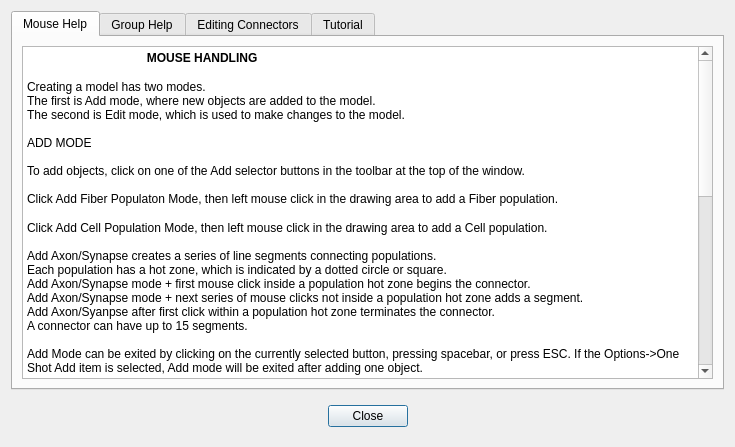
<?xml version="1.0" encoding="UTF-8"?>
<ui version="4.0">
 <class>HelpBox</class>
 <widget class="QDialog" name="HelpBox">
  <property name="geometry">
   <rect>
    <x>0</x>
    <y>0</y>
    <width>735</width>
    <height>447</height>
   </rect>
  </property>
  <property name="windowTitle">
   <string>Help</string>
  </property>
  <layout class="QVBoxLayout" name="verticalLayout">
   <item>
    <widget class="QTabWidget" name="helpTab">
     <property name="currentIndex">
      <number>0</number>
     </property>
     <property name="tabBarAutoHide">
      <bool>false</bool>
     </property>
     <widget class="QWidget" name="mouseTab">
      <attribute name="title">
       <string>Mouse Help</string>
      </attribute>
      <layout class="QVBoxLayout" name="verticalLayout_2">
       <item>
        <widget class="QTextBrowser" name="helpText">
         <property name="enabled">
          <bool>true</bool>
         </property>
         <property name="html">
          <string>&lt;!DOCTYPE HTML PUBLIC &quot;-//W3C//DTD HTML 4.0//EN&quot; &quot;http://www.w3.org/TR/REC-html40/strict.dtd&quot;&gt;
&lt;html&gt;&lt;head&gt;&lt;meta name=&quot;qrichtext&quot; content=&quot;1&quot; /&gt;&lt;style type=&quot;text/css&quot;&gt;
p, li { white-space: pre-wrap; }
&lt;/style&gt;&lt;/head&gt;&lt;body style=&quot; font-family:'Sans'; font-size:10pt; font-weight:400; font-style:normal;&quot;&gt;
&lt;p style=&quot; margin-top:0px; margin-bottom:0px; margin-left:0px; margin-right:0px; -qt-block-indent:0; text-indent:0px;&quot;&gt;&lt;span style=&quot; font-family:'monospace'; font-size:9pt; font-weight:600; color:#000000; background-color:#ffffff;&quot;&gt;                                    MOUSE HANDLING &lt;/span&gt;&lt;span style=&quot; font-family:'monospace'; font-size:9pt;&quot;&gt;&lt;br /&gt;&lt;/span&gt;&lt;/p&gt;
&lt;p style=&quot; margin-top:0px; margin-bottom:0px; margin-left:0px; margin-right:0px; -qt-block-indent:0; text-indent:0px;&quot;&gt;&lt;span style=&quot; font-family:'monospace'; font-size:9pt;&quot;&gt;Creating a model has two modes.&lt;/span&gt;&lt;/p&gt;
&lt;p style=&quot; margin-top:0px; margin-bottom:0px; margin-left:0px; margin-right:0px; -qt-block-indent:0; text-indent:0px;&quot;&gt;&lt;span style=&quot; font-family:'monospace'; font-size:9pt;&quot;&gt;The first is Add mode, where new objects are added to the model.&lt;/span&gt;&lt;/p&gt;
&lt;p style=&quot; margin-top:0px; margin-bottom:0px; margin-left:0px; margin-right:0px; -qt-block-indent:0; text-indent:0px;&quot;&gt;&lt;span style=&quot; font-family:'monospace'; font-size:9pt;&quot;&gt;The second is Edit mode, which is used to make changes to the model.&lt;/span&gt;&lt;/p&gt;
&lt;p style=&quot;-qt-paragraph-type:empty; margin-top:0px; margin-bottom:0px; margin-left:0px; margin-right:0px; -qt-block-indent:0; text-indent:0px; font-family:'monospace'; font-size:9pt;&quot;&gt;&lt;br /&gt;&lt;/p&gt;
&lt;p style=&quot; margin-top:0px; margin-bottom:0px; margin-left:0px; margin-right:0px; -qt-block-indent:0; text-indent:0px;&quot;&gt;&lt;span style=&quot; font-family:'monospace'; font-size:9pt;&quot;&gt;ADD MODE&lt;/span&gt;&lt;/p&gt;
&lt;p style=&quot;-qt-paragraph-type:empty; margin-top:0px; margin-bottom:0px; margin-left:0px; margin-right:0px; -qt-block-indent:0; text-indent:0px; font-family:'monospace'; font-size:9pt;&quot;&gt;&lt;br /&gt;&lt;/p&gt;
&lt;p style=&quot; margin-top:0px; margin-bottom:0px; margin-left:0px; margin-right:0px; -qt-block-indent:0; text-indent:0px;&quot;&gt;&lt;span style=&quot; font-family:'monospace'; font-size:9pt;&quot;&gt;To add objects, click on one of the Add selector buttons in the toolbar at the top of the window.&lt;/span&gt;&lt;/p&gt;
&lt;p style=&quot;-qt-paragraph-type:empty; margin-top:0px; margin-bottom:0px; margin-left:0px; margin-right:0px; -qt-block-indent:0; text-indent:0px; font-family:'monospace'; font-size:9pt;&quot;&gt;&lt;br /&gt;&lt;/p&gt;
&lt;p style=&quot; margin-top:0px; margin-bottom:0px; margin-left:0px; margin-right:0px; -qt-block-indent:0; text-indent:0px;&quot;&gt;&lt;span style=&quot; font-family:'monospace'; font-size:9pt;&quot;&gt;Click Add Fiber Populaton Mode, then left mouse click in the drawing area to add a Fiber population.&lt;/span&gt;&lt;/p&gt;
&lt;p style=&quot;-qt-paragraph-type:empty; margin-top:0px; margin-bottom:0px; margin-left:0px; margin-right:0px; -qt-block-indent:0; text-indent:0px;&quot;&gt;&lt;br /&gt;&lt;/p&gt;
&lt;p style=&quot; margin-top:0px; margin-bottom:0px; margin-left:0px; margin-right:0px; -qt-block-indent:0; text-indent:0px;&quot;&gt;&lt;span style=&quot; font-family:'monospace'; font-size:9pt;&quot;&gt;Click Add Cell Population Mode, then left mouse click in the drawing area to add a Cell population. &lt;/span&gt;&lt;/p&gt;
&lt;p style=&quot;-qt-paragraph-type:empty; margin-top:0px; margin-bottom:0px; margin-left:0px; margin-right:0px; -qt-block-indent:0; text-indent:0px; font-family:'monospace'; font-size:9pt;&quot;&gt;&lt;br /&gt;&lt;/p&gt;
&lt;p style=&quot; margin-top:0px; margin-bottom:0px; margin-left:0px; margin-right:0px; -qt-block-indent:0; text-indent:0px;&quot;&gt;&lt;span style=&quot; font-family:'monospace'; font-size:9pt;&quot;&gt;Add Axon/Synapse creates a series of line segments connecting populations.&lt;/span&gt;&lt;/p&gt;
&lt;p style=&quot; margin-top:0px; margin-bottom:0px; margin-left:0px; margin-right:0px; -qt-block-indent:0; text-indent:0px;&quot;&gt;&lt;span style=&quot; font-family:'monospace'; font-size:9pt;&quot;&gt;Each population has a hot zone, which is indicated by a dotted circle or square.&lt;/span&gt;&lt;/p&gt;
&lt;p style=&quot; margin-top:0px; margin-bottom:0px; margin-left:0px; margin-right:0px; -qt-block-indent:0; text-indent:0px;&quot;&gt;&lt;span style=&quot; font-family:'monospace'; font-size:9pt;&quot;&gt;Add Axon/Synapse mode + first mouse click inside a population hot zone begins the connector.&lt;/span&gt;&lt;/p&gt;
&lt;p style=&quot; margin-top:0px; margin-bottom:0px; margin-left:0px; margin-right:0px; -qt-block-indent:0; text-indent:0px;&quot;&gt;&lt;span style=&quot; font-family:'monospace'; font-size:9pt;&quot;&gt;Add Axon/Synapse mode + next series of mouse clicks not inside a population hot zone adds a segment.&lt;/span&gt;&lt;/p&gt;
&lt;p style=&quot; margin-top:0px; margin-bottom:0px; margin-left:0px; margin-right:0px; -qt-block-indent:0; text-indent:0px;&quot;&gt;&lt;span style=&quot; font-family:'monospace'; font-size:9pt;&quot;&gt;Add Axon/Syanpse after first click within a population hot zone terminates the connector.&lt;/span&gt;&lt;/p&gt;
&lt;p style=&quot; margin-top:0px; margin-bottom:0px; margin-left:0px; margin-right:0px; -qt-block-indent:0; text-indent:0px;&quot;&gt;&lt;span style=&quot; font-family:'monospace'; font-size:9pt;&quot;&gt;A connector can have up to 15 segments.&lt;/span&gt;&lt;/p&gt;
&lt;p style=&quot;-qt-paragraph-type:empty; margin-top:0px; margin-bottom:0px; margin-left:0px; margin-right:0px; -qt-block-indent:0; text-indent:0px; font-family:'monospace'; font-size:9pt;&quot;&gt;&lt;br /&gt;&lt;/p&gt;
&lt;p style=&quot; margin-top:0px; margin-bottom:0px; margin-left:0px; margin-right:0px; -qt-block-indent:0; text-indent:0px;&quot;&gt;&lt;span style=&quot; font-family:'monospace'; font-size:9pt;&quot;&gt;Add Mode can be exited by clicking on the currently selected button, pressing spacebar, or press ESC. If the Options-&amp;gt;One Shot Add item is selected, Add mode will be exited after adding one object.&lt;/span&gt;&lt;/p&gt;
&lt;p style=&quot;-qt-paragraph-type:empty; margin-top:0px; margin-bottom:0px; margin-left:0px; margin-right:0px; -qt-block-indent:0; text-indent:0px; font-family:'monospace'; font-size:9pt;&quot;&gt;&lt;br /&gt;&lt;/p&gt;
&lt;p style=&quot; margin-top:0px; margin-bottom:0px; margin-left:0px; margin-right:0px; -qt-block-indent:0; text-indent:0px;&quot;&gt;&lt;span style=&quot; font-family:'monospace'; font-size:9pt;&quot;&gt;EDIT MODE&lt;/span&gt;&lt;/p&gt;
&lt;p style=&quot;-qt-paragraph-type:empty; margin-top:0px; margin-bottom:0px; margin-left:0px; margin-right:0px; -qt-block-indent:0; text-indent:0px; font-family:'monospace'; font-size:9pt;&quot;&gt;&lt;br /&gt;&lt;/p&gt;
&lt;p style=&quot; margin-top:0px; margin-bottom:0px; margin-left:0px; margin-right:0px; -qt-block-indent:0; text-indent:0px;&quot;&gt;&lt;span style=&quot; font-family:'monospace'; font-size:9pt;&quot;&gt;Edit mode is in effect when not in Add mode.&lt;/span&gt;&lt;/p&gt;
&lt;p style=&quot;-qt-paragraph-type:empty; margin-top:0px; margin-bottom:0px; margin-left:0px; margin-right:0px; -qt-block-indent:0; text-indent:0px; font-family:'monospace'; font-size:9pt;&quot;&gt;&lt;br /&gt;&lt;/p&gt;
&lt;p style=&quot; margin-top:0px; margin-bottom:0px; margin-left:0px; margin-right:0px; -qt-block-indent:0; text-indent:0px;&quot;&gt;&lt;span style=&quot; font-family:'monospace'; font-size:9pt;&quot;&gt;Left click inside a hot zone select an object.&lt;/span&gt;&lt;/p&gt;
&lt;p style=&quot; margin-top:0px; margin-bottom:0px; margin-left:0px; margin-right:0px; -qt-block-indent:0; text-indent:0px;&quot;&gt;&lt;span style=&quot; font-family:'monospace'; font-size:9pt;&quot;&gt;Left click outside any object and moving the mouse creates a selection rectangle. Multiple objects can be selected.&lt;/span&gt;&lt;/p&gt;
&lt;p style=&quot; margin-top:0px; margin-bottom:0px; margin-left:0px; margin-right:0px; -qt-block-indent:0; text-indent:0px;&quot;&gt;&lt;span style=&quot; font-family:'monospace'; font-size:9pt;&quot;&gt;CTRL + a series of Left clicks inside an object's hot zone selects a set of objects. This is more precise than using a selection rectangle.&lt;/span&gt;&lt;/p&gt;
&lt;p style=&quot; margin-top:0px; margin-bottom:0px; margin-left:0px; margin-right:0px; -qt-block-indent:0; text-indent:0px;&quot;&gt;&lt;span style=&quot; font-family:'monospace'; font-size:9pt;&quot;&gt;Left mouse down over a selected object and moving mouse moves all of the selected objects.&lt;/span&gt;&lt;/p&gt;
&lt;p style=&quot;-qt-paragraph-type:empty; margin-top:0px; margin-bottom:0px; margin-left:0px; margin-right:0px; -qt-block-indent:0; text-indent:0px; font-family:'monospace'; font-size:9pt;&quot;&gt;&lt;br /&gt;&lt;/p&gt;
&lt;p style=&quot; margin-top:0px; margin-bottom:0px; margin-left:0px; margin-right:0px; -qt-block-indent:0; text-indent:0px;&quot;&gt;&lt;span style=&quot; font-family:'monospace'; font-size:9pt;&quot;&gt;By default, the Fiber and Cell objects are in the foreground. Use the Lines in Front button to bring the lines to the foreground. You can click on the ends of the segments and reposition them. You can not move them to other objects, they are restricted to the hot zone of the object they are attached to.&lt;/span&gt;&lt;/p&gt;
&lt;p style=&quot; margin-top:0px; margin-bottom:0px; margin-left:0px; margin-right:0px; -qt-block-indent:0; text-indent:0px;&quot;&gt;&lt;span style=&quot; font-family:'monospace'; font-size:9pt;&quot;&gt;&lt;br /&gt;Line segments can be moved by selecting a line, then clicking in the middle of a segment.&lt;/span&gt;&lt;/p&gt;
&lt;p style=&quot; margin-top:0px; margin-bottom:0px; margin-left:0px; margin-right:0px; -qt-block-indent:0; text-indent:0px;&quot;&gt;&lt;span style=&quot; font-family:'monospace'; font-size:9pt;&quot;&gt;Clicking at the end of a segment selects that point. The end of the segment can be moved by holding down the left mouse button.&lt;/span&gt;&lt;/p&gt;
&lt;p style=&quot;-qt-paragraph-type:empty; margin-top:0px; margin-bottom:0px; margin-left:0px; margin-right:0px; -qt-block-indent:0; text-indent:0px; font-family:'monospace'; font-size:9pt;&quot;&gt;&lt;br /&gt;&lt;/p&gt;
&lt;p style=&quot;-qt-paragraph-type:empty; margin-top:0px; margin-bottom:0px; margin-left:0px; margin-right:0px; -qt-block-indent:0; text-indent:0px; font-family:'monospace'; font-size:9pt;&quot;&gt;&lt;br /&gt;&lt;/p&gt;
&lt;p style=&quot; margin-top:0px; margin-bottom:0px; margin-left:0px; margin-right:0px; -qt-block-indent:0; text-indent:0px;&quot;&gt;&lt;span style=&quot; font-family:'monospace'; font-size:9pt;&quot;&gt;Mouse Wheel up and down scrolls horizontally.&lt;/span&gt;&lt;/p&gt;
&lt;p style=&quot; margin-top:0px; margin-bottom:0px; margin-left:0px; margin-right:0px; -qt-block-indent:0; text-indent:0px;&quot;&gt;&lt;span style=&quot; font-family:'monospace'; font-size:9pt;&quot;&gt;SHIFT + Mouse Wheel up and down scrolls vertically.&lt;/span&gt;&lt;/p&gt;
&lt;p style=&quot; margin-top:0px; margin-bottom:0px; margin-left:0px; margin-right:0px; -qt-block-indent:0; text-indent:0px;&quot;&gt;&lt;span style=&quot; font-family:'monospace'; font-size:9pt;&quot;&gt;SHIFT + left mouse click not over an object + mouse move scrolls the display.&lt;/span&gt;&lt;/p&gt;
&lt;p style=&quot; margin-top:0px; margin-bottom:0px; margin-left:0px; margin-right:0px; -qt-block-indent:0; text-indent:0px;&quot;&gt;&lt;span style=&quot; font-family:'monospace'; font-size:9pt;&quot;&gt;CTRL + Mouse Wheel up and down zooms in and out centered on the mouse position.&lt;/span&gt;&lt;/p&gt;
&lt;p style=&quot;-qt-paragraph-type:empty; margin-top:0px; margin-bottom:0px; margin-left:0px; margin-right:0px; -qt-block-indent:0; text-indent:0px; font-family:'monospace'; font-size:9pt;&quot;&gt;&lt;br /&gt;&lt;/p&gt;
&lt;p style=&quot;-qt-paragraph-type:empty; margin-top:0px; margin-bottom:0px; margin-left:0px; margin-right:0px; -qt-block-indent:0; text-indent:0px; font-family:'monospace'; font-size:9pt;&quot;&gt;&lt;br /&gt;&lt;/p&gt;
&lt;p style=&quot;-qt-paragraph-type:empty; margin-top:0px; margin-bottom:0px; margin-left:0px; margin-right:0px; -qt-block-indent:0; text-indent:0px; font-family:'monospace'; font-size:9pt;&quot;&gt;&lt;br /&gt;&lt;/p&gt;
&lt;p style=&quot;-qt-paragraph-type:empty; margin-top:0px; margin-bottom:0px; margin-left:0px; margin-right:0px; -qt-block-indent:0; text-indent:0px;&quot;&gt;&lt;br /&gt;&lt;/p&gt;
&lt;p style=&quot;-qt-paragraph-type:empty; margin-top:0px; margin-bottom:0px; margin-left:0px; margin-right:0px; -qt-block-indent:0; text-indent:0px; font-family:'Sans Serif'; font-size:9pt;&quot;&gt;&lt;br /&gt;&lt;/p&gt;&lt;/body&gt;&lt;/html&gt;</string>
         </property>
         <property name="placeholderText">
          <string>Help info</string>
         </property>
        </widget>
       </item>
      </layout>
     </widget>
     <widget class="QWidget" name="groupTab">
      <attribute name="title">
       <string>Group Help</string>
      </attribute>
      <layout class="QHBoxLayout" name="horizontalLayout_4">
       <item>
        <widget class="QTextBrowser" name="groupText">
         <property name="enabled">
          <bool>true</bool>
         </property>
         <property name="html">
          <string>&lt;!DOCTYPE HTML PUBLIC &quot;-//W3C//DTD HTML 4.0//EN&quot; &quot;http://www.w3.org/TR/REC-html40/strict.dtd&quot;&gt;
&lt;html&gt;&lt;head&gt;&lt;meta name=&quot;qrichtext&quot; content=&quot;1&quot; /&gt;&lt;style type=&quot;text/css&quot;&gt;
p, li { white-space: pre-wrap; }
&lt;/style&gt;&lt;/head&gt;&lt;body style=&quot; font-family:'Sans'; font-size:10pt; font-weight:400; font-style:normal;&quot;&gt;
&lt;p style=&quot; margin-top:0px; margin-bottom:0px; margin-left:0px; margin-right:0px; -qt-block-indent:0; text-indent:0px;&quot;&gt;&lt;span style=&quot; font-family:'monospace'; font-size:9pt; font-weight:600; color:#000000; background-color:#ffffff;&quot;&gt;                                   GROUPING OPERATIONS&lt;/span&gt;&lt;span style=&quot; font-family:'monospace'; font-size:9pt;&quot;&gt;&lt;br /&gt;&lt;/span&gt;&lt;/p&gt;
&lt;p style=&quot;-qt-paragraph-type:empty; margin-top:0px; margin-bottom:0px; margin-left:0px; margin-right:0px; -qt-block-indent:0; text-indent:0px; font-family:'monospace'; font-size:9pt;&quot;&gt;&lt;br /&gt;&lt;/p&gt;
&lt;p style=&quot; margin-top:0px; margin-bottom:0px; margin-left:0px; margin-right:0px; -qt-block-indent:0; text-indent:0px;&quot;&gt;&lt;span style=&quot; font-family:'Sans Serif'; font-size:9pt;&quot;&gt;Use the Group menu items to perform grouping operations.&lt;/span&gt;&lt;/p&gt;
&lt;p style=&quot;-qt-paragraph-type:empty; margin-top:0px; margin-bottom:0px; margin-left:0px; margin-right:0px; -qt-block-indent:0; text-indent:0px; font-family:'Sans Serif'; font-size:9pt;&quot;&gt;&lt;br /&gt;&lt;/p&gt;
&lt;p style=&quot; margin-top:0px; margin-bottom:0px; margin-left:0px; margin-right:0px; -qt-block-indent:0; text-indent:0px;&quot;&gt;&lt;span style=&quot; font-family:'monospace'; font-size:9pt;&quot;&gt;The main use of the group feature is to create a group from a functional subsystem of a model and then save that group to a .sndlib file.&lt;/span&gt;&lt;/p&gt;
&lt;p style=&quot; margin-top:0px; margin-bottom:0px; margin-left:0px; margin-right:0px; -qt-block-indent:0; text-indent:0px;&quot;&gt;&lt;span style=&quot; font-family:'monospace'; font-size:9pt;&quot;&gt;This can be then imported to new models. The nodes retain their group membership, and can be selected as a group and moved around.&lt;/span&gt;&lt;/p&gt;
&lt;p style=&quot;-qt-paragraph-type:empty; margin-top:0px; margin-bottom:0px; margin-left:0px; margin-right:0px; -qt-block-indent:0; text-indent:0px; font-family:'Sans Serif'; font-size:9pt;&quot;&gt;&lt;br /&gt;&lt;/p&gt;
&lt;p style=&quot; margin-top:0px; margin-bottom:0px; margin-left:0px; margin-right:0px; -qt-block-indent:0; text-indent:0px;&quot;&gt;&lt;span style=&quot; font-family:'Sans Serif'; font-size:9pt;&quot;&gt;Only Cell and Fiber nodes can be in a group.&lt;/span&gt;&lt;/p&gt;
&lt;p style=&quot; margin-top:0px; margin-bottom:0px; margin-left:0px; margin-right:0px; -qt-block-indent:0; text-indent:0px;&quot;&gt;&lt;span style=&quot; font-family:'Sans Serif'; font-size:9pt;&quot;&gt;The axon/synapse connectors are included if both endpoints are in the same group.&lt;/span&gt;&lt;/p&gt;
&lt;p style=&quot; margin-top:0px; margin-bottom:0px; margin-left:0px; margin-right:0px; -qt-block-indent:0; text-indent:0px;&quot;&gt;&lt;span style=&quot; font-family:'Sans Serif'; font-size:9pt;&quot;&gt;A node can only be in one group at a time.&lt;/span&gt;&lt;/p&gt;
&lt;p style=&quot; margin-top:0px; margin-bottom:0px; margin-left:0px; margin-right:0px; -qt-block-indent:0; text-indent:0px;&quot;&gt;&lt;span style=&quot; font-family:'Sans Serif'; font-size:9pt;&quot;&gt;If you select a single Cell or Fiber node, the group name will be listed on the parameter page.&lt;/span&gt;&lt;/p&gt;
&lt;p style=&quot;-qt-paragraph-type:empty; margin-top:0px; margin-bottom:0px; margin-left:0px; margin-right:0px; -qt-block-indent:0; text-indent:0px; font-family:'Sans Serif'; font-size:9pt;&quot;&gt;&lt;br /&gt;&lt;/p&gt;
&lt;p style=&quot; margin-top:0px; margin-bottom:0px; margin-left:0px; margin-right:0px; -qt-block-indent:0; text-indent:0px;&quot;&gt;&lt;span style=&quot; font-family:'Sans Serif'; font-size:9pt; font-weight:600;&quot;&gt;CREATE&lt;/span&gt;&lt;/p&gt;
&lt;p style=&quot; margin-top:0px; margin-bottom:0px; margin-left:0px; margin-right:0px; -qt-block-indent:0; text-indent:0px;&quot;&gt;&lt;span style=&quot; font-family:'Sans Serif'; font-size:9pt;&quot;&gt;Use the selection rectangle (Left Mouse) or CTRL-Left click to select a set of fiber and cell nodes to be included in a group.&lt;/span&gt;&lt;/p&gt;
&lt;p style=&quot; margin-top:0px; margin-bottom:0px; margin-left:0px; margin-right:0px; -qt-block-indent:0; text-indent:0px;&quot;&gt;&lt;span style=&quot; font-family:'Sans Serif'; font-size:9pt;&quot;&gt;You do not have to select axon/synapse connectors. The axons/synapse connectors that connect them will also be included in the group.&lt;/span&gt;&lt;/p&gt;
&lt;p style=&quot; margin-top:0px; margin-bottom:0px; margin-left:0px; margin-right:0px; -qt-block-indent:0; text-indent:0px;&quot;&gt;&lt;span style=&quot; font-family:'Sans Serif'; font-size:9pt;&quot;&gt;Connectors that do not have both start and end points as a member of the group will not be included.&lt;/span&gt;&lt;/p&gt;
&lt;p style=&quot; margin-top:0px; margin-bottom:0px; margin-left:0px; margin-right:0px; -qt-block-indent:0; text-indent:0px;&quot;&gt;&lt;span style=&quot; font-family:'Sans Serif'; font-size:9pt;&quot;&gt;Then select this menu item to create a group.&lt;/span&gt;&lt;/p&gt;
&lt;p style=&quot; margin-top:0px; margin-bottom:0px; margin-left:0px; margin-right:0px; -qt-block-indent:0; text-indent:0px;&quot;&gt;&lt;span style=&quot; font-family:'Sans Serif'; font-size:9pt;&quot;&gt;You will be prompted for the group name. Group names should be unique, but this is not enforced by the program.&lt;/span&gt;&lt;/p&gt;
&lt;p style=&quot; margin-top:0px; margin-bottom:0px; margin-left:0px; margin-right:0px; -qt-block-indent:0; text-indent:0px;&quot;&gt;&lt;span style=&quot; font-family:'Sans Serif'; font-size:9pt;&quot;&gt;You can add items to an existing group by selecting a group, selecting the new item, then click this menu item.&lt;/span&gt;&lt;/p&gt;
&lt;p style=&quot; margin-top:0px; margin-bottom:0px; margin-left:0px; margin-right:0px; -qt-block-indent:0; text-indent:0px;&quot;&gt;&lt;span style=&quot; font-family:'Sans Serif'; font-size:9pt;&quot;&gt; &lt;/span&gt;&lt;/p&gt;
&lt;p style=&quot; margin-top:0px; margin-bottom:0px; margin-left:0px; margin-right:0px; -qt-block-indent:0; text-indent:0px;&quot;&gt;&lt;span style=&quot; font-family:'Sans Serif'; font-size:9pt; font-weight:600;&quot;&gt;SELECT&lt;/span&gt;&lt;/p&gt;
&lt;p style=&quot; margin-top:0px; margin-bottom:0px; margin-left:0px; margin-right:0px; -qt-block-indent:0; text-indent:0px;&quot;&gt;&lt;span style=&quot; font-family:'Sans Serif'; font-size:9pt;&quot;&gt;If no nodes are selected, click on this menu item, then click on a node in the group you want to select.&lt;/span&gt;&lt;/p&gt;
&lt;p style=&quot; margin-top:0px; margin-bottom:0px; margin-left:0px; margin-right:0px; -qt-block-indent:0; text-indent:0px;&quot;&gt;&lt;span style=&quot; font-family:'Sans Serif'; font-size:9pt;&quot;&gt;If a single node is selected, click on this to select all members of the group.&lt;/span&gt;&lt;/p&gt;
&lt;p style=&quot; margin-top:0px; margin-bottom:0px; margin-left:0px; margin-right:0px; -qt-block-indent:0; text-indent:0px;&quot;&gt;&lt;span style=&quot; font-family:'Sans Serif'; font-size:9pt;&quot;&gt; If you click on a node that is not in any group, all nodes that are not in any group will be selected.&lt;/span&gt;&lt;/p&gt;
&lt;p style=&quot;-qt-paragraph-type:empty; margin-top:0px; margin-bottom:0px; margin-left:0px; margin-right:0px; -qt-block-indent:0; text-indent:0px; font-family:'Sans Serif'; font-size:9pt;&quot;&gt;&lt;br /&gt;&lt;/p&gt;
&lt;p style=&quot; margin-top:0px; margin-bottom:0px; margin-left:0px; margin-right:0px; -qt-block-indent:0; text-indent:0px;&quot;&gt;&lt;span style=&quot; font-family:'Sans Serif'; font-size:9pt; font-weight:600;&quot;&gt;EXPORT&lt;/span&gt;&lt;/p&gt;
&lt;p style=&quot; margin-top:0px; margin-bottom:0px; margin-left:0px; margin-right:0px; -qt-block-indent:0; text-indent:0px;&quot;&gt;&lt;span style=&quot; font-family:'Sans Serif'; font-size:9pt;&quot;&gt;The intention for this operation is to create a set of .sndlib files that contain subsets of a drawing that can be later imported and added to an existing drawing. &lt;/span&gt;&lt;/p&gt;
&lt;p style=&quot; margin-top:0px; margin-bottom:0px; margin-left:0px; margin-right:0px; -qt-block-indent:0; text-indent:0px;&quot;&gt;&lt;span style=&quot; font-family:'Sans Serif'; font-size:9pt;&quot;&gt;The standard way to create an export file is this:&lt;/span&gt;&lt;/p&gt;
&lt;p style=&quot; margin-top:0px; margin-bottom:0px; margin-left:0px; margin-right:0px; -qt-block-indent:0; text-indent:0px;&quot;&gt;&lt;span style=&quot; font-family:'Sans Serif'; font-size:9pt;&quot;&gt;  1. Create a group if you have not already done so. Select all of the Cell and Fiber populations to be included in the export, then click on Create Group.&lt;/span&gt;&lt;/p&gt;
&lt;p style=&quot; margin-top:0px; margin-bottom:0px; margin-left:0px; margin-right:0px; -qt-block-indent:0; text-indent:0px;&quot;&gt;&lt;span style=&quot; font-family:'Sans Serif'; font-size:9pt;&quot;&gt;  2. Click on the Select Group menu item and click on one of the nodes in the group.&lt;/span&gt;&lt;/p&gt;
&lt;p style=&quot; margin-top:0px; margin-bottom:0px; margin-left:0px; margin-right:0px; -qt-block-indent:0; text-indent:0px;&quot;&gt;&lt;span style=&quot; font-family:'Sans Serif'; font-size:9pt;&quot;&gt;  3. Click on Export Group. Use the Save File dialog box to save the selected nodes.&lt;/span&gt;&lt;/p&gt;
&lt;p style=&quot;-qt-paragraph-type:empty; margin-top:0px; margin-bottom:0px; margin-left:0px; margin-right:0px; -qt-block-indent:0; text-indent:0px; font-family:'Sans Serif'; font-size:9pt;&quot;&gt;&lt;br /&gt;&lt;/p&gt;
&lt;p style=&quot; margin-top:0px; margin-bottom:0px; margin-left:0px; margin-right:0px; -qt-block-indent:0; text-indent:0px;&quot;&gt;&lt;span style=&quot; font-family:'Sans Serif'; font-size:9pt; font-weight:600;&quot;&gt;  Note: &lt;/span&gt;&lt;span style=&quot; font-family:'Sans Serif'; font-size:9pt;&quot;&gt;The grouping is for convenience. In fact, all selected nodes, regardless of group membership, will be exported to the .sndlib file. It may be the case that the user wants to export more than one group. There is no method at this time to select more than one group at a time. The user can select a group, then use CTRL-Left Click to add other nodes.&lt;/span&gt;&lt;/p&gt;
&lt;p style=&quot;-qt-paragraph-type:empty; margin-top:0px; margin-bottom:0px; margin-left:0px; margin-right:0px; -qt-block-indent:0; text-indent:0px; font-family:'Sans Serif'; font-size:9pt;&quot;&gt;&lt;br /&gt;&lt;/p&gt;
&lt;p style=&quot; margin-top:0px; margin-bottom:0px; margin-left:0px; margin-right:0px; -qt-block-indent:0; text-indent:0px;&quot;&gt;&lt;span style=&quot; font-family:'Sans Serif'; font-size:9pt; font-weight:600;&quot;&gt;IMPORT&lt;/span&gt;&lt;/p&gt;
&lt;p style=&quot; margin-top:0px; margin-bottom:0px; margin-left:0px; margin-right:0px; -qt-block-indent:0; text-indent:0px;&quot;&gt;&lt;span style=&quot; font-family:'Sans Serif'; font-size:9pt;&quot;&gt;Click on this. Use the Open FIle dialog box to select a .sndlib file. The program will then show a scaled down view of the current model. Click on the location to drop the imported file nodes. Note that this will not be connected to any of the existing model nodes. You have to add the connections. The synapse types from the imported file will be added to the existing synapse types.&lt;/span&gt;&lt;/p&gt;
&lt;p style=&quot;-qt-paragraph-type:empty; margin-top:0px; margin-bottom:0px; margin-left:0px; margin-right:0px; -qt-block-indent:0; text-indent:0px; font-family:'Sans Serif'; font-size:9pt;&quot;&gt;&lt;br /&gt;&lt;/p&gt;
&lt;p style=&quot; margin-top:0px; margin-bottom:0px; margin-left:0px; margin-right:0px; -qt-block-indent:0; text-indent:0px;&quot;&gt;&lt;span style=&quot; font-family:'Sans Serif'; font-size:9pt; font-weight:600;&quot;&gt;UNGROUP&lt;/span&gt;&lt;/p&gt;
&lt;p style=&quot; margin-top:0px; margin-bottom:0px; margin-left:0px; margin-right:0px; -qt-block-indent:0; text-indent:0px;&quot;&gt;&lt;span style=&quot; font-family:'Sans Serif'; font-size:9pt;&quot;&gt;Select one or more nodes and click on this to remove them from a group.&lt;/span&gt;&lt;/p&gt;&lt;/body&gt;&lt;/html&gt;</string>
         </property>
         <property name="placeholderText">
          <string>Help info</string>
         </property>
        </widget>
       </item>
      </layout>
     </widget>
     <widget class="QWidget" name="connectorTab">
      <property name="enabled">
       <bool>true</bool>
      </property>
      <attribute name="title">
       <string>Editing Connectors</string>
      </attribute>
      <layout class="QHBoxLayout" name="horizontalLayout_2">
       <item>
        <widget class="QTextBrowser" name="helpText_3">
         <property name="enabled">
          <bool>true</bool>
         </property>
         <property name="html">
          <string>&lt;!DOCTYPE HTML PUBLIC &quot;-//W3C//DTD HTML 4.0//EN&quot; &quot;http://www.w3.org/TR/REC-html40/strict.dtd&quot;&gt;
&lt;html&gt;&lt;head&gt;&lt;meta name=&quot;qrichtext&quot; content=&quot;1&quot; /&gt;&lt;style type=&quot;text/css&quot;&gt;
p, li { white-space: pre-wrap; }
&lt;/style&gt;&lt;/head&gt;&lt;body style=&quot; font-family:'Sans'; font-size:10pt; font-weight:400; font-style:normal;&quot;&gt;
&lt;p style=&quot; margin-top:12px; margin-bottom:12px; margin-left:0px; margin-right:0px; -qt-block-indent:0; text-indent:0px;&quot;&gt;In some drawings, what appears to be a single connector line is just the line that is on top of one or more connectors.&lt;/p&gt;
&lt;p style=&quot; margin-top:12px; margin-bottom:12px; margin-left:0px; margin-right:0px; -qt-block-indent:0; text-indent:0px;&quot;&gt;In one drawing of a complicated model, there are thirty lines sharing the same physical line in the drawing.&lt;/p&gt;
&lt;p style=&quot; margin-top:12px; margin-bottom:12px; margin-left:0px; margin-right:0px; -qt-block-indent:0; text-indent:0px;&quot;&gt;When you click on one of these, a popup dialog box is displayed with a list of all of the connectors. The information, which includes the starting and ending population, comment, and synapse type, should be sufficient for you to select the connector you are interested in viewing or editing.&lt;/p&gt;&lt;/body&gt;&lt;/html&gt;</string>
         </property>
         <property name="placeholderText">
          <string>Help info</string>
         </property>
        </widget>
       </item>
      </layout>
     </widget>
     <widget class="QWidget" name="winTab">
      <attribute name="title">
       <string>Tutorial</string>
      </attribute>
      <layout class="QHBoxLayout" name="horizontalLayout_3">
       <item>
        <widget class="QTextBrowser" name="helpText_4">
         <property name="enabled">
          <bool>true</bool>
         </property>
         <property name="html">
          <string>&lt;!DOCTYPE HTML PUBLIC &quot;-//W3C//DTD HTML 4.0//EN&quot; &quot;http://www.w3.org/TR/REC-html40/strict.dtd&quot;&gt;
&lt;html&gt;&lt;head&gt;&lt;meta name=&quot;qrichtext&quot; content=&quot;1&quot; /&gt;&lt;style type=&quot;text/css&quot;&gt;
p, li { white-space: pre-wrap; }
&lt;/style&gt;&lt;/head&gt;&lt;body style=&quot; font-family:'Sans'; font-size:10pt; font-weight:400; font-style:normal;&quot;&gt;
&lt;p style=&quot; margin-top:0px; margin-bottom:0px; margin-left:0px; margin-right:0px; -qt-block-indent:0; text-indent:0px;&quot;&gt;1. Create a working directory.&lt;/p&gt;
&lt;p style=&quot; margin-top:0px; margin-bottom:0px; margin-left:0px; margin-right:0px; -qt-block-indent:0; text-indent:0px;&quot;&gt;2. Run simbuild.&lt;/p&gt;
&lt;p style=&quot; margin-top:0px; margin-bottom:0px; margin-left:0px; margin-right:0px; -qt-block-indent:0; text-indent:0px;&quot;&gt;3. In the Options menu, select One Shot Add (this is to make it behave like newsned ).&lt;/p&gt;
&lt;p style=&quot; margin-top:0px; margin-bottom:0px; margin-left:0px; margin-right:0px; -qt-block-indent:0; text-indent:0px;&quot;&gt;4. Click Add Fiber Population Button.&lt;/p&gt;
&lt;p style=&quot; margin-top:0px; margin-bottom:0px; margin-left:0px; margin-right:0px; -qt-block-indent:0; text-indent:0px;&quot;&gt;5. Click somewhere in the drawing window. The fiber population will be added. It is&lt;/p&gt;
&lt;p style=&quot; margin-top:0px; margin-bottom:0px; margin-left:0px; margin-right:0px; -qt-block-indent:0; text-indent:0px;&quot;&gt;displayed as a square.&lt;/p&gt;
&lt;p style=&quot; margin-top:0px; margin-bottom:0px; margin-left:0px; margin-right:0px; -qt-block-indent:0; text-indent:0px;&quot;&gt;6. Click Add Cell Population.&lt;/p&gt;
&lt;p style=&quot; margin-top:0px; margin-bottom:0px; margin-left:0px; margin-right:0px; -qt-block-indent:0; text-indent:0px;&quot;&gt;7. Click somewhere in the drawing window. The cell population will be added. It is&lt;/p&gt;
&lt;p style=&quot; margin-top:0px; margin-bottom:0px; margin-left:0px; margin-right:0px; -qt-block-indent:0; text-indent:0px;&quot;&gt;displayed as a circle.&lt;/p&gt;
&lt;p style=&quot; margin-top:0px; margin-bottom:0px; margin-left:0px; margin-right:0px; -qt-block-indent:0; text-indent:0px;&quot;&gt;8. Click Add Axon/Synapse.&lt;/p&gt;
&lt;p style=&quot; margin-top:0px; margin-bottom:0px; margin-left:0px; margin-right:0px; -qt-block-indent:0; text-indent:0px;&quot;&gt;9. Move the mouse to be over the square. A dotted square should appear around the solid&lt;/p&gt;
&lt;p style=&quot; margin-top:0px; margin-bottom:0px; margin-left:0px; margin-right:0px; -qt-block-indent:0; text-indent:0px;&quot;&gt;square.&lt;/p&gt;
&lt;p style=&quot; margin-top:0px; margin-bottom:0px; margin-left:0px; margin-right:0px; -qt-block-indent:0; text-indent:0px;&quot;&gt;10. Click anywhere inside the dotted square.&lt;/p&gt;
&lt;p style=&quot; margin-top:0px; margin-bottom:0px; margin-left:0px; margin-right:0px; -qt-block-indent:0; text-indent:0px;&quot;&gt;11. Move mouse to somewhere between square and circle objects.&lt;/p&gt;
&lt;p style=&quot; margin-top:0px; margin-bottom:0px; margin-left:0px; margin-right:0px; -qt-block-indent:0; text-indent:0px;&quot;&gt;12. Click again. A line segment should appear.&lt;/p&gt;
&lt;p style=&quot; margin-top:0px; margin-bottom:0px; margin-left:0px; margin-right:0px; -qt-block-indent:0; text-indent:0px;&quot;&gt;13. Move someplace else, click again.&lt;/p&gt;
&lt;p style=&quot; margin-top:0px; margin-bottom:0px; margin-left:0px; margin-right:0px; -qt-block-indent:0; text-indent:0px;&quot;&gt;14. Another line segment will appear.&lt;/p&gt;
&lt;p style=&quot; margin-top:0px; margin-bottom:0px; margin-left:0px; margin-right:0px; -qt-block-indent:0; text-indent:0px;&quot;&gt;15. Move the mouse to be inside the circle. A dotted circle will appear.&lt;/p&gt;
&lt;p style=&quot; margin-top:0px; margin-bottom:0px; margin-left:0px; margin-right:0px; -qt-block-indent:0; text-indent:0px;&quot;&gt;16. Click again.&lt;/p&gt;
&lt;p style=&quot; margin-top:0px; margin-bottom:0px; margin-left:0px; margin-right:0px; -qt-block-indent:0; text-indent:0px;&quot;&gt;17. This completes adding the axon/synapse connector. (A connector can have up to 15&lt;/p&gt;
&lt;p style=&quot; margin-top:0px; margin-bottom:0px; margin-left:0px; margin-right:0px; -qt-block-indent:0; text-indent:0px;&quot;&gt;segments.)&lt;/p&gt;
&lt;p style=&quot; margin-top:0px; margin-bottom:0px; margin-left:0px; margin-right:0px; -qt-block-indent:0; text-indent:0px;&quot;&gt;18. Clicking on the square, circle, or a line segment will display the&lt;/p&gt;
&lt;p style=&quot; margin-top:0px; margin-bottom:0px; margin-left:0px; margin-right:0px; -qt-block-indent:0; text-indent:0px;&quot;&gt;19. Click on the File menu and select Save .snd file. Enter a file name and save it.&lt;/p&gt;
&lt;p style=&quot; margin-top:0px; margin-bottom:0px; margin-left:0px; margin-right:0px; -qt-block-indent:0; text-indent:0px;&quot;&gt;20. Click on the Open Launcher button.&lt;/p&gt;
&lt;p style=&quot; margin-top:0px; margin-bottom:0px; margin-left:0px; margin-right:0px; -qt-block-indent:0; text-indent:0px;&quot;&gt;21. The Simulator Launch Control window will appear on top of the simbuild window.&lt;/p&gt;
&lt;p style=&quot; margin-top:0px; margin-bottom:0px; margin-left:0px; margin-right:0px; -qt-block-indent:0; text-indent:0px;&quot;&gt;Move it out of the way.&lt;/p&gt;
&lt;p style=&quot; margin-top:0px; margin-bottom:0px; margin-left:0px; margin-right:0px; -qt-block-indent:0; text-indent:0px;&quot;&gt;22. Select the fiber population. In the parameter area, click on Send to Launcher BDT&lt;/p&gt;
&lt;p style=&quot; margin-top:0px; margin-bottom:0px; margin-left:0px; margin-right:0px; -qt-block-indent:0; text-indent:0px;&quot;&gt;table. This adds a row in the Launcher’s BDT table. The behavior of this member of&lt;/p&gt;
&lt;p style=&quot; margin-top:0px; margin-bottom:0px; margin-left:0px; margin-right:0px; -qt-block-indent:0; text-indent:0px;&quot;&gt;the fiber population will be saved to a .bdt file.&lt;/p&gt;
&lt;p style=&quot; margin-top:0px; margin-bottom:0px; margin-left:0px; margin-right:0px; -qt-block-indent:0; text-indent:0px;&quot;&gt;23. Select the cell population. In the parameter area, click on Send to Launcher BDT table.&lt;/p&gt;
&lt;p style=&quot; margin-top:0px; margin-bottom:0px; margin-left:0px; margin-right:0px; -qt-block-indent:0; text-indent:0px;&quot;&gt;24. Click on Send to Launcher Simview Table. This adds a row to the Launcher’s simviewer&lt;/p&gt;
&lt;p style=&quot; margin-top:0px; margin-bottom:0px; margin-left:0px; margin-right:0px; -qt-block-indent:0; text-indent:0px;&quot;&gt;table. The behavior of this member of the cell population will be plotted in the&lt;/p&gt;
&lt;p style=&quot; margin-top:0px; margin-bottom:0px; margin-left:0px; margin-right:0px; -qt-block-indent:0; text-indent:0px;&quot;&gt;simviewer application.&lt;/p&gt;
&lt;p style=&quot; margin-top:0px; margin-bottom:0px; margin-left:0px; margin-right:0px; -qt-block-indent:0; text-indent:0px;&quot;&gt;25. Click on Launch Simulator.&lt;/p&gt;
&lt;p style=&quot;-qt-paragraph-type:empty; margin-top:0px; margin-bottom:0px; margin-left:0px; margin-right:0px; -qt-block-indent:0; text-indent:0px;&quot;&gt;&lt;br /&gt;&lt;/p&gt;&lt;/body&gt;&lt;/html&gt;</string>
         </property>
         <property name="placeholderText">
          <string>Help info</string>
         </property>
         <property name="openLinks">
          <bool>false</bool>
         </property>
        </widget>
       </item>
      </layout>
     </widget>
    </widget>
   </item>
   <item>
    <widget class="QFrame" name="frame">
     <property name="frameShape">
      <enum>QFrame::NoFrame</enum>
     </property>
     <property name="frameShadow">
      <enum>QFrame::Raised</enum>
     </property>
     <layout class="QHBoxLayout" name="horizontalLayout">
      <item>
       <spacer name="horizontalSpacer">
        <property name="orientation">
         <enum>Qt::Horizontal</enum>
        </property>
        <property name="sizeHint" stdset="0">
         <size>
          <width>40</width>
          <height>20</height>
         </size>
        </property>
       </spacer>
      </item>
      <item>
       <widget class="QDialogButtonBox" name="helpClose">
        <property name="sizePolicy">
         <sizepolicy hsizetype="Expanding" vsizetype="Fixed">
          <horstretch>0</horstretch>
          <verstretch>0</verstretch>
         </sizepolicy>
        </property>
        <property name="orientation">
         <enum>Qt::Horizontal</enum>
        </property>
        <property name="standardButtons">
         <set>QDialogButtonBox::Close</set>
        </property>
        <property name="centerButtons">
         <bool>true</bool>
        </property>
       </widget>
      </item>
      <item>
       <spacer name="horizontalSpacer_2">
        <property name="orientation">
         <enum>Qt::Horizontal</enum>
        </property>
        <property name="sizeHint" stdset="0">
         <size>
          <width>40</width>
          <height>20</height>
         </size>
        </property>
       </spacer>
      </item>
     </layout>
    </widget>
   </item>
  </layout>
 </widget>
 <resources/>
 <connections>
  <connection>
   <sender>helpClose</sender>
   <signal>accepted()</signal>
   <receiver>HelpBox</receiver>
   <slot>accept()</slot>
   <hints>
    <hint type="sourcelabel">
     <x>248</x>
     <y>254</y>
    </hint>
    <hint type="destinationlabel">
     <x>157</x>
     <y>274</y>
    </hint>
   </hints>
  </connection>
  <connection>
   <sender>helpClose</sender>
   <signal>rejected()</signal>
   <receiver>HelpBox</receiver>
   <slot>reject()</slot>
   <hints>
    <hint type="sourcelabel">
     <x>316</x>
     <y>260</y>
    </hint>
    <hint type="destinationlabel">
     <x>286</x>
     <y>274</y>
    </hint>
   </hints>
  </connection>
 </connections>
</ui>
